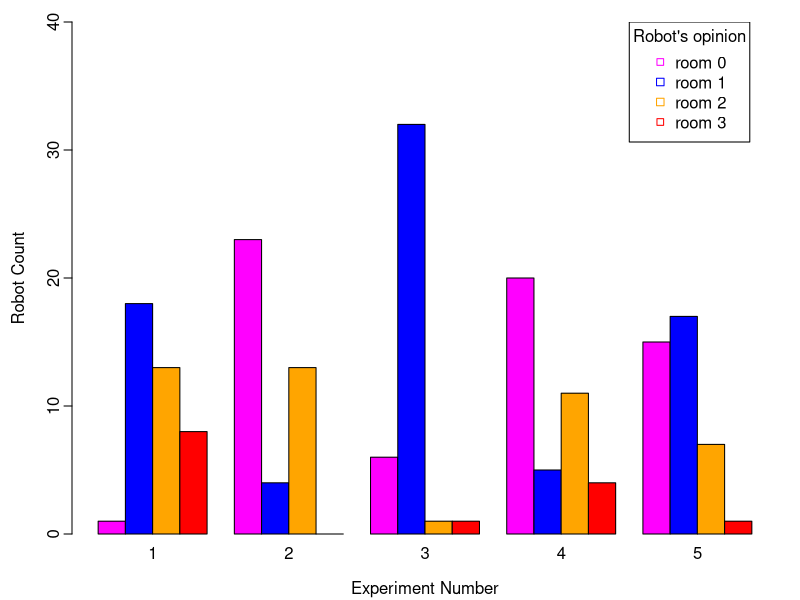

R code for this plot:
A <- matrix(c(1, 18, 13, 8,
              23, 4, 13, 0,
              6, 32, 1, 1,
              20, 5, 11, 4,
              15, 17, 7, 1),
            nrow=4, ncol=5)

pdf("exp10.pdf", width=16/2.54, height=10/2.54,
    pointsize=10)
par(mgp=c(2.2,0.45,0), tcl=-0.4, mar=c(3.3,3.6,1.1,1.1))

barplot(A,
        names.arg=c(1, 2, 3, 4, 5),
        xlab="Experiment Number",
        ylab="Robot Count",
        col=c("magenta", "blue", "orange", "red"),
        beside=TRUE,
        ylim=c(0,40)
)
legend(x=20.5, y=40,
       c("room 0", "room 1", "room 2", "room 3"),
       cex=1,
       title="Robot's opinion",
       col=c("magenta", "blue", "orange", "red"),
       pch=c(22,0,0)
)
dev.off()